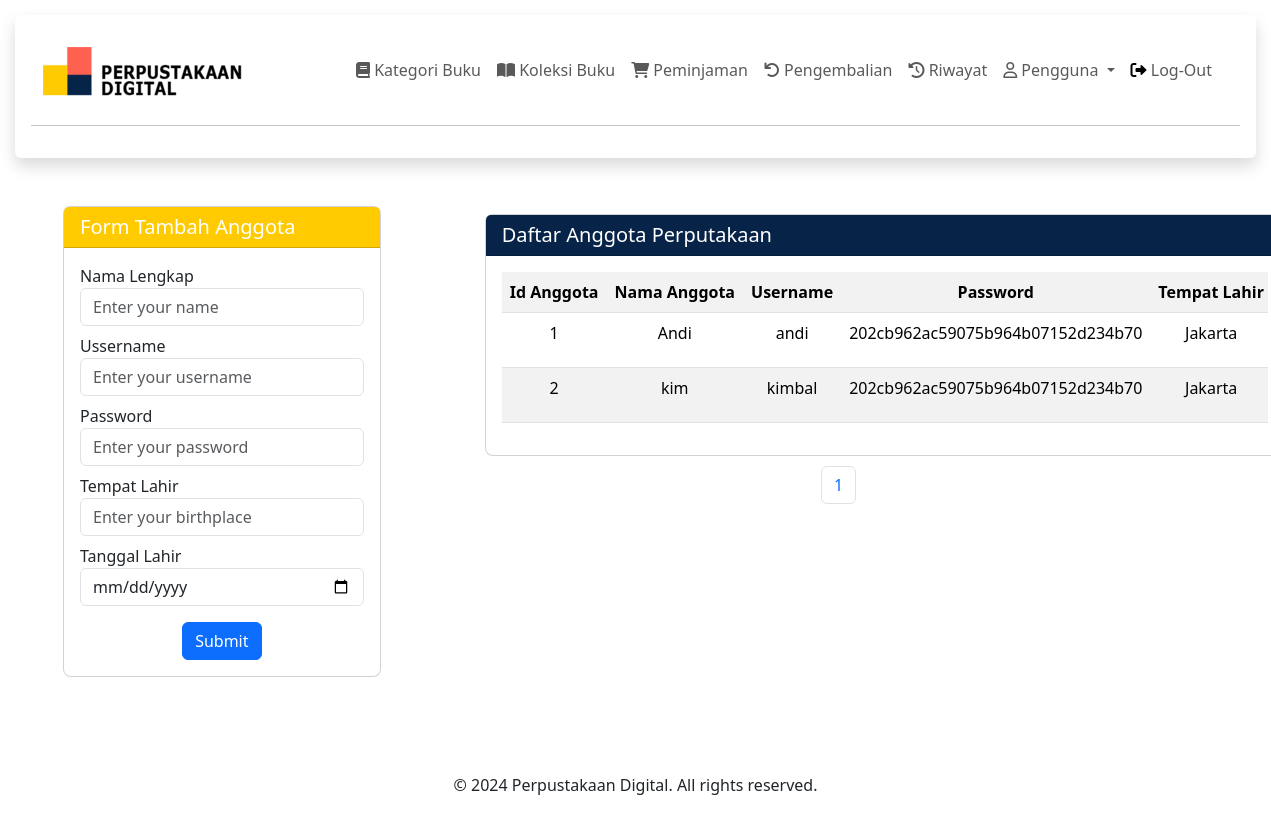
The page /public/admin/user/anggota.php on the database its author committed.
### tables this page shows
CREATE TABLE `t_anggota` (
  `f_id` int(11) NOT NULL,
  `f_nama` varchar(200) NOT NULL,
  `f_username` varchar(200) NOT NULL,
  `f_password` varchar(200) NOT NULL,
  `f_tempatlahir` varchar(100) DEFAULT NULL,
  `f_tanggallahir` date DEFAULT NULL,
  `t_input` datetime DEFAULT NULL,
  `t_update` datetime DEFAULT NULL
);

### public/admin/user/anggota.php (the view, shortened to what this page needs)
<?php
require '../../../private/function.php';
$dataanggota = connect("SELECT * FROM t_anggota");
$dataperhalaman = 5;
    $totaldata = count(connect("SELECT * FROM t_kategori"));
    $jumlahhalaman = ceil($totaldata / $dataperhalaman);
    if (isset($_GET['halaman'])) {
      $halamanberapa = $_GET['halaman'];
    } else {
      $halamanberapa = 1;
    }
    $awaldata = ($dataperhalaman * $halamanberapa) - $dataperhalaman;
    $dataanggota = connect("SELECT * FROM t_anggota ORDER BY f_id ASC LIMIT $awaldata, $dataperhalaman");
?>
<!DOCTYPE html>
<html lang="en">
<head>
</head>
<body>
<div class="shadow p-3 rounded">
<nav class="navbar navbar-expand-lg" id="navbar">
    <div class="container-fluid">
        <div class="collapse navbar-collapse" id="navbarToggler">
            <a href="../index.php">
            <img src="../../../src/images/logo.png" alt="Logo" class="logo_login mt-2" width="200px">
            </a>
            <ul class="navbar-nav ms-auto mb-2 me-2 mb-lg-0">
                <li class="nav-item"><a class="nav-link" href="../kategori/read.php"><i class="fas fa-book"></i> Kategori Buku</a></li>
                <li class="nav-item ">
                    <a class="nav-link" href="../buku/read.php" aria-expanded="false">
                        <i class="fas fa-book-open"></i> Koleksi Buku
                    </a>
                </li>
                <li class="nav-item"><a class="nav-link" href="../peminjaman/read.php"><i class="fas fa-shopping-cart"></i> Peminjaman</a></li>
                <li class="nav-item"><a class="nav-link" href="../pengembalian/read.php"><i class="fas fa-undo"></i> Pengembalian</a></li>
                <li class="nav-item"><a class="nav-link" href="../riwayat/read.php"><i class="fa-solid fa-clock-rotate-left"></i> Riwayat</a></li>
                <li class="nav-item dropdown" id="active">
                    <a class="nav-link dropdown-toggle" href="#" role="button" data-bs-toggle="dropdown" aria-expanded="false">
                        <i class="far fa-user"></i> Pengguna
                    </a>
                </li>
                <li class="nav-item">
                    <a class="nav-link" aria-current="page" href="../index.php">
                        <i class="fa-solid fa-right-from-bracket" style="color: #000000;"></i>
                        Log-Out
                    </a>
                </li>
            </ul>
        </div>
    </div>
</nav>
<hr>
</div>
<main>
<div class="d-md-flex flex-md-row gap-5 mb-5">
<div class="p-4 col-md-4 mt-auto mb-auto">
  <div class="card mt-5 m-lg-4">
  <h5 class="card-header" style=" background-color: #ffcb00; color:#ffffff;">Form Tambah Anggota</h5>
  <div class="card-body" id="card1">
  <div id="form-container position-absolute top-0 start-50 translate-middle">
  <form method="post">
        <div class="form-group mb-2">
            <label for="kategori">Nama Lengkap</label>
            <input type="text" class="form-control" name="f_nama" id="" placeholder="Enter your name" required>
        </div>
        <div class="form-group mb-2">
            <label for="kategori">Ussername</label>
            <input type="text" class="form-control" name="f_username" id="" placeholder="Enter your username" required>
        </div>
        <div class="form-group mb-2">
            <label for="kategori">Password</label>
            <input type="text" class="form-control" name="f_password" id="" placeholder="Enter your password" required>
        </div>
        <div class="form-group mb-2">
            <label for="kategori">Tempat Lahir</label>
            <input type="text" class="form-control" name="f_tempatlahir" id="" placeholder="Enter your birthplace" required>
        </div>
        <div class="form-group mb-2 ">
            <label for="kategori">Tanggal Lahir </label>
            <input type="date" class="form-control" name="f_tanggallahir" id="" placeholder="Enter your datebirth" required>
        </div>
        <center>
        <button type="submit" name="addAnggota" class="btn btn-primary mt-2">Submit</button>
        </center>
    </form>
  </div>
  </div>
</div>
</div>
    <div class="p-2 col-md-7">
      <div class="card mt-5" id="card">
        <h5 class="card-header" style="background-color: #072448; color: #ffffff;">Daftar Anggota Perputakaan</h5>
        <div class="card-body" id="card1">
        <div class="table-container">
         <table class="table table-striped">
          <tr class="text-center" id="th" >
              <th>Id Anggota</th>
              <th>Nama Anggota</th>
              <th>Username</th>
              <th>Password</th>
              <th>Tempat Lahir</th>
          </tr>
          <?php
        $row_number = 1;
        foreach($dataanggota as $row):
        ?>
        <tr class="text-center">
          <td><?= $row_number; ?></td>
          <td><?= $row["f_nama"]; ?></td>
          <td><?= $row["f_username"]; ?></td>
          <td><?= $row["f_password"]; ?></td>
          <td><?= $row["f_tempatlahir"]; ?></td>
        </tr>
        <?php
        $row_number++;
        endforeach;
        ?>
      </table>
    </div>
    </div>
    </div>
    <nav class="nav" aria-label="Page navigation example">
                <ul class="pagination">
        <?php for ($i = 1; $i <= $jumlahhalaman; $i++): ?>
            <li class="page-item"><a class="page-link" href="?halaman=<?=$i?>" ><?=$i?></a></li>
        <?php endfor; ?>
                </ul>
        </nav>
  </div>
</div>
</main>
<footer>
    <center>
    <p class="footer">&copy; 2024 Perpustakaan Digital. All rights reserved.</p>
    </center>
</footer>
</body>
</html>

### private/function.php (style rules this page uses)
body { padding: 20px; overflow-x: hidden; }
.nav { justify-content: center; margin: 10px; }

### public/admin/user/anggota.php (style rules this page uses)
body { padding: 15px; }
.nav { justify-content: center; margin: 10px; }
.card { border-radius: 8px; }
.table-container { overflow-x: auto; }
.card table { width: max-content; }
#card { width: 800px; }

### rows shown on the page
t_anggota: f_nama "Andi", f_username "andi", f_password "202cb962ac59075b964b07152d234b70", f_tempatlahir "Jakarta"
t_anggota: f_nama "kim", f_username "kimbal", f_password "202cb962ac59075b964b07152d234b70", f_tempatlahir "Jakarta"
